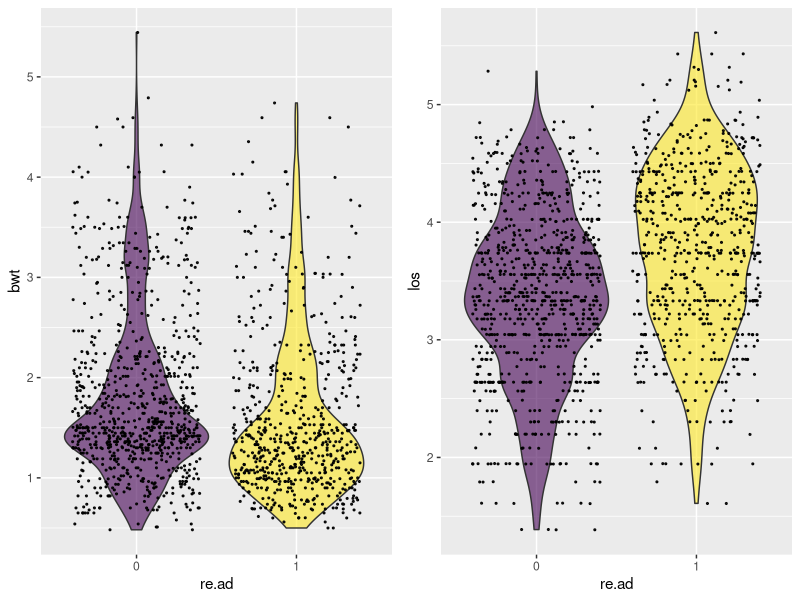
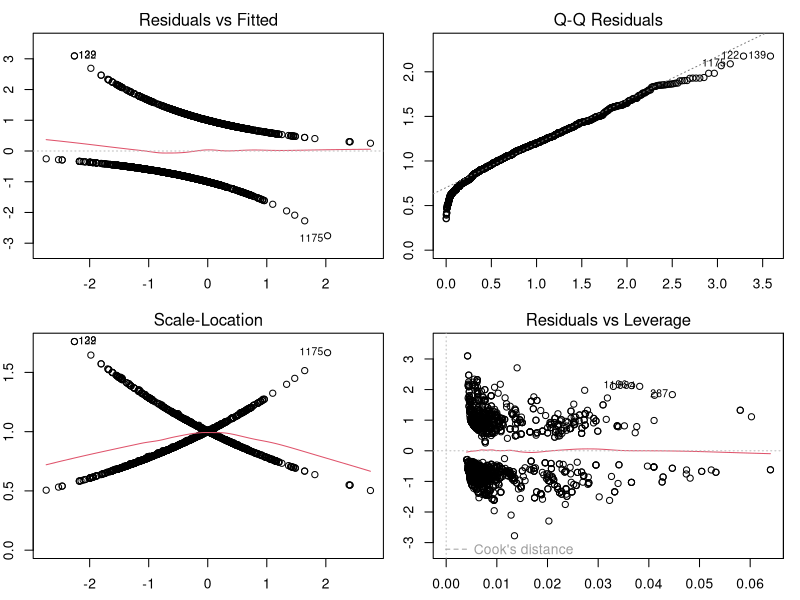
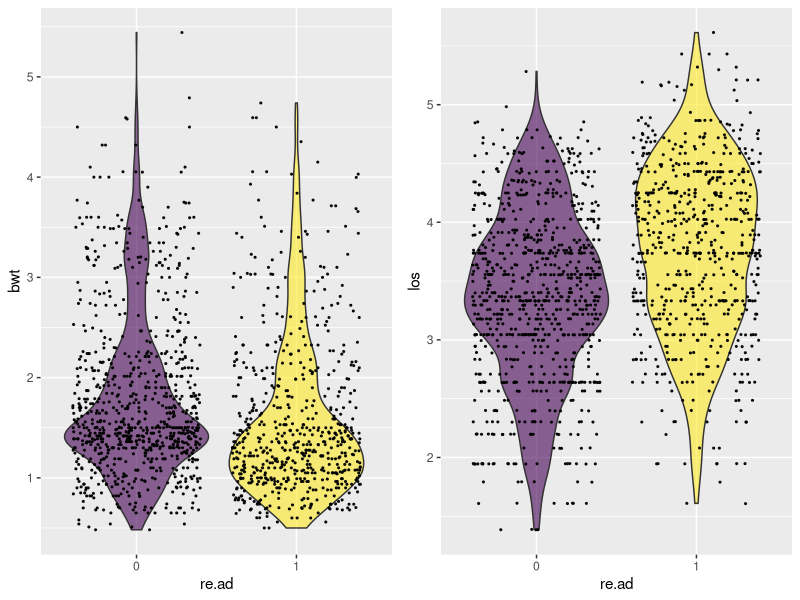
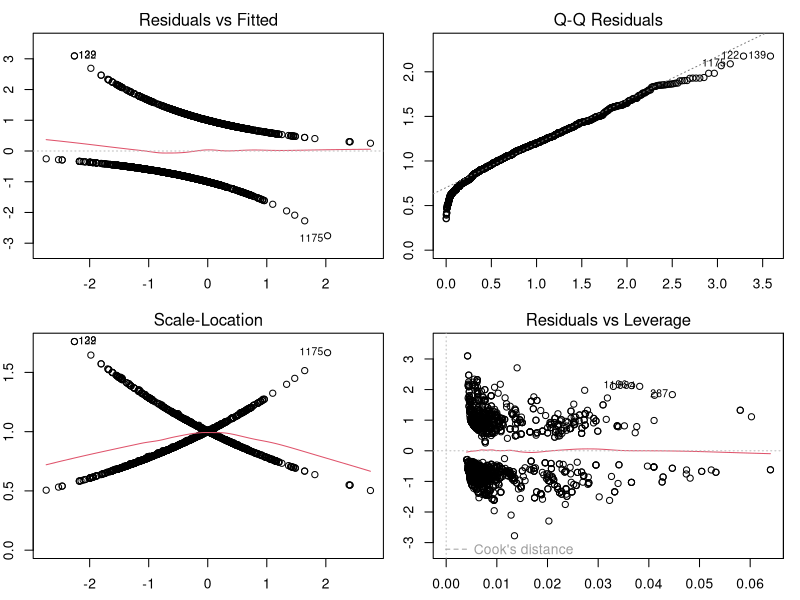

The R source for these figures, in order:
## ---- chunk 1
library(tidyverse)
library(viridis)
library(car)
library(ggpubr)
## ---- chunk 2
neomod <- read.table("../Data/neomod_isam12.dat", header = T)

neomod$cns    = factor(neomod$cns)
neomod$size   = factor(neomod$size)
neomod$gest   = factor(neomod$gest)
neomod$emp.f  = factor(neomod$emp.f)
neomod$emp.m  = factor(neomod$emp.m)
neomod$edu    = factor(neomod$edu)
neomod$re.ad  = factor(neomod$re.ad)
neomod$sex    = factor(neomod$sex)
neomod$accom  = factor(neomod$accom)
## ---- chunk 3
p.bwt <- neomod %>%
  ggplot(aes(x=re.ad, y=bwt, fill=re.ad)) +
    geom_violin() +
    scale_fill_viridis(discrete = TRUE, alpha=0.6) +
    geom_jitter(color="black", size=0.4, alpha=0.9) +
    theme(
      legend.position="none",
      plot.title = element_text(size=11)
    )
p.los <- neomod %>%
  ggplot(aes(x=re.ad, y=los, fill=re.ad)) +
    geom_violin() +
    scale_fill_viridis(discrete = TRUE, alpha=0.6) +
    geom_jitter(color="black", size=0.4, alpha=0.9) +
    theme(
      legend.position="none",
      plot.title = element_text(size=11)
    )
ggarrange(p.bwt, p.los, ncol = 2, nrow = 1)
## ---- chunk 4
mod.nolos.full <- glm(re.ad ~ . -los + cns:size + cns:gest + cns:bwt + cns:emp.f + 
                        cns:emp.m + cns:edu + cns:sex + size:gest + size:bwt + 
                        size:emp.f + size:emp.m + size:edu + size:sex + gest:bwt + 
                        gest:emp.f + gest:emp.m + gest:edu + gest:sex + bwt:emp.f + 
                        bwt:emp.m + bwt:edu + bwt:sex + emp.f:emp.m + emp.f:edu + 
                        emp.f:sex + emp.m:edu + emp.m:sex + edu:sex,
                        data= neomod,
                        family=binomial)

summary.glm(mod.nolos.full)
## ---- chunk 5
mod.los.full <- glm(re.ad ~ . + cns:size + cns:gest + cns:bwt + cns:emp.f + cns:emp.m + 
                      cns:edu + cns:sex + size:gest + size:bwt + size:emp.f + size:emp.m + 
                      size:edu + size:sex + gest:bwt + gest:emp.f + gest:emp.m + gest:edu + 
                      gest:sex + bwt:emp.f + bwt:emp.m + bwt:edu + bwt:sex + emp.f:emp.m + 
                      emp.f:edu + emp.f:sex + emp.m:edu + emp.m:sex + edu:sex,
                      data= neomod,
                      family=binomial)

summary.glm(mod.los.full)
## ---- chunk 6
anova(mod.los.full, mod.nolos.full, test = "Chisq")
## ---- chunk 7
mod.binomial <- glm(re.ad ~ . + cns:emp.f + size:emp.f + size:emp.m + gest:edu + bwt:edu + emp.m:edu,
                data= neomod,
                family=binomial)

deviance(mod.binomial) / df.residual(mod.binomial)
## ---- chunk 8
mod.quasibinomial <- glm(re.ad ~ . + cns:emp.f + size:emp.f + size:emp.m + gest:edu + bwt:edu + emp.m:edu,
                data= neomod,
                family=quasibinomial)

pchisq(summary(mod.binomial)$dispersion * mod.quasibinomial$df.residual, mod.quasibinomial$df.residual, lower = F)
## ---- chunk 9
library(MASS)
mod.step <- stepAIC(mod.binomial, direction = "both", trace = FALSE)
mod.step
## ---- chunk 10
anova(mod.step, mod.binomial, test = "Chisq")
## ---- chunk 11
summary.glm(mod.step)
## ---- chunk 12
par(mfrow=c(2,2), mar=c(2.5,2,2,1))
plot(mod.step)
## ---- chunk 13
library(tidyverse)
library(viridis)
library(car)
library(ggpubr)
library(MASS)
## ---- chunk 14
neomod <- read.table("../Data/neomod_isam12.dat", header = TRUE)

neomod$cns    = factor(neomod$cns)
neomod$size   = factor(neomod$size)
neomod$gest   = factor(neomod$gest)
neomod$emp.f  = factor(neomod$emp.f)
neomod$emp.m  = factor(neomod$emp.m)
neomod$edu    = factor(neomod$edu)
neomod$re.ad  = factor(neomod$re.ad)
neomod$sex    = factor(neomod$sex)
neomod$accom  = factor(neomod$accom)
## ---- chunk 15
p.bwt <- neomod %>%
  ggplot(aes(x = re.ad, y = bwt, fill = re.ad)) +
    geom_violin() +
    scale_fill_viridis(discrete = TRUE, alpha = 0.6) +
    geom_jitter(color = "black", size = 0.4, alpha = 0.9) +
    theme(
      legend.position = "none",
      plot.title = element_text(size = 11)
    )
p.los <- neomod %>%
  ggplot(aes(x = re.ad, y = los, fill = re.ad)) +
    geom_violin() +
    scale_fill_viridis(discrete = TRUE, alpha=0.6) +
    geom_jitter(color="black", size=0.4, alpha=0.9) +
    theme(
      legend.position = "none",
      plot.title = element_text(size = 11)
    )
ggarrange(p.bwt, p.los, ncol = 2, nrow = 1)
## ---- chunk 16
mod.nolos.full <- glm(re.ad ~ . -los + cns:size + cns:gest + cns:bwt + cns:emp.f + 
                        cns:emp.m + cns:edu + cns:sex + size:gest + size:bwt + 
                        size:emp.f + size:emp.m + size:edu + size:sex + gest:bwt + 
                        gest:emp.f + gest:emp.m + gest:edu + gest:sex + bwt:emp.f + 
                        bwt:emp.m + bwt:edu + bwt:sex + emp.f:emp.m + emp.f:edu + 
                        emp.f:sex + emp.m:edu + emp.m:sex + edu:sex,
                        data = neomod,
                        family = binomial)

summary.glm(mod.nolos.full)
## ---- chunk 17
mod.los.full <- glm(re.ad ~ . + cns:size + cns:gest + cns:bwt + cns:emp.f + cns:emp.m + 
                      cns:edu + cns:sex + size:gest + size:bwt + size:emp.f + size:emp.m + 
                      size:edu + size:sex + gest:bwt + gest:emp.f + gest:emp.m + gest:edu + 
                      gest:sex + bwt:emp.f + bwt:emp.m + bwt:edu + bwt:sex + emp.f:emp.m + 
                      emp.f:edu + emp.f:sex + emp.m:edu + emp.m:sex + edu:sex,
                      data = neomod,
                      family = binomial)

summary.glm(mod.los.full)
## ---- chunk 18
anova(mod.los.full, mod.nolos.full, test = "Chisq")
## ---- chunk 19
mod.binomial <- glm(re.ad ~ . + cns:emp.f + size:emp.f + size:emp.m + gest:edu + bwt:edu + emp.m:edu,
                data = neomod,
                family = binomial)

deviance(mod.binomial) / df.residual(mod.binomial)
## ---- chunk 20
mod.quasibinomial <- glm(re.ad ~ . + cns:emp.f + size:emp.f + size:emp.m + gest:edu + bwt:edu + emp.m:edu,
                data = neomod,
                family = quasibinomial)

pchisq(summary(mod.binomial)$dispersion * mod.quasibinomial$df.residual, mod.quasibinomial$df.residual, lower = FALSE)
## ---- chunk 21
mod.step <- stepAIC(mod.binomial, direction = "both", trace = FALSE)
mod.step
## ---- chunk 22
anova(mod.step, mod.binomial, test = "Chisq")
## ---- chunk 23
summary.glm(mod.step)
## ---- chunk 24
par(mfrow = c(2,2), mar = c(2.5,2,2,1))
plot(mod.step)
